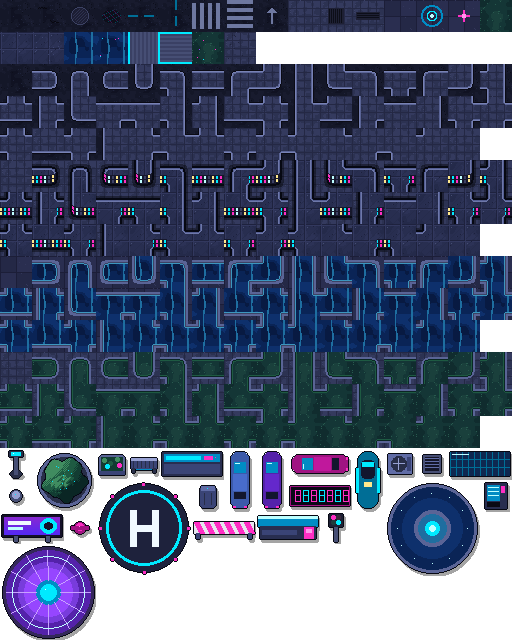
#> input picture tools/tilesets/city.png, 512 x 640 px
$ python pixelize_gen.py tilesets/city.png out.png 100 100
#> lines starting #> are read from the running program, lines starting #| are printed output that depends on the picture; after the words box and inside, x2 and y2 are one past the last pixel; in counts of white or black regions, pixels touching at a corner belong together
#> in pixelize, raw is the input picture: PIL image 512x640 RGBA; mean R, G, B, A 30.7, 42.3, 68, 200.4
#!/usr/bin/env python3
"""Downscale Cursor GenerateImage output to game-ready PNGs with alpha.

Usage:
  python3 tools/pixelize_gen.py SRC DST WIDTH HEIGHT
"""
from __future__ import annotations

import argparse
import sys
from pathlib import Path

from PIL import Image


def _is_bg(r: int, g: int, b: int) -> bool:
    if r < 18 and g < 18 and b < 18:
        return True
    if abs(r - g) < 12 and abs(g - b) < 12:
        if 90 <= r <= 210:
            return True
        if r > 235:
            return True
    return False


def remove_bg(im: Image.Image) -> Image.Image:
    im = im.convert("RGBA")
    px = im.load()
    w, h = im.size
#> w = 512; h = 640
    for y in range(h):
        for x in range(w):
            r, g, b, a = px[x, y]
            if _is_bg(r, g, b):
                px[x, y] = (0, 0, 0, 0)
    for cx, cy in ((0, 0), (w - 1, 0), (0, h - 1), (w - 1, h - 1)):
        _flood_clear(im, cx, cy)
#> this loop made 4 passes
#> (r0 in _flood_clear, g0 in _flood_clear, b0 in _flood_clear, a0 in _flood_clear) on passes 1 to 4: (24, 27, 46, 255), (16, 44, 46, 255), (0, 0, 0, 0), (0, 0, 0, 0)
    return im


def _flood_clear(im: Image.Image, sx: int, sy: int) -> None:
    px = im.load()
    w, h = im.size
    r0, g0, b0, a0 = px[sx, sy]
    if a0 == 0:
        return
    if not _is_bg(r0, g0, b0) and a0 > 200:
        return
    stack = [(sx, sy)]
    seen: set[tuple[int, int]] = set()
    while stack:
        x, y = stack.pop()
        if (x, y) in seen or x < 0 or y < 0 or x >= w or y >= h:
            continue
        seen.add((x, y))
        r, g, b, a = px[x, y]
        if a == 0:
            continue
        if not _is_bg(r, g, b) and a > 40 and (abs(r - r0) + abs(g - g0) + abs(b - b0) > 48):
            continue
        px[x, y] = (0, 0, 0, 0)
        stack.extend(((x + 1, y), (x - 1, y), (x, y + 1), (x, y - 1)))


def content_bbox(im: Image.Image) -> tuple[int, int, int, int]:
    alpha = im.split()[-1]
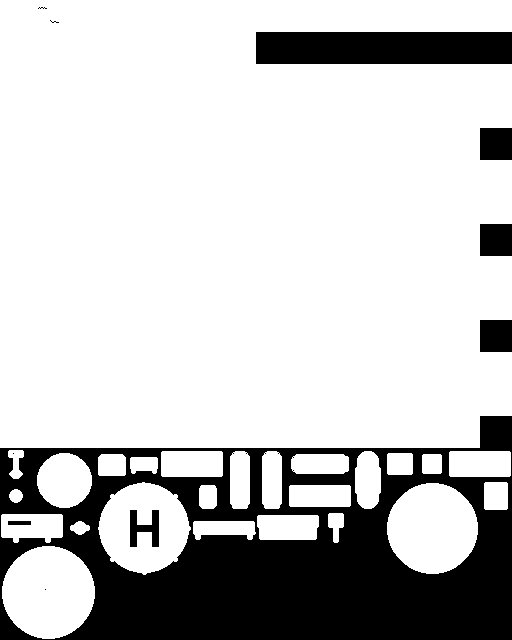
#> alpha: PIL image 512x640 L; 78% white; 11 black regions (4 under 20 px), largest, box (x1, y1, x2, y2) and area: (0, 416, 512, 640) 60208, (256, 32, 512, 64) 8192, (480, 128, 512, 160) 1024
    return alpha.getbbox() or (0, 0, im.width, im.height)


def pixelize(src: Path, dst: Path, width: int, height: int, pad: float = 0.06) -> None:
    raw = Image.open(src).convert("RGBA")
    cut = remove_bg(raw)
    box = content_bbox(cut)
#> box = (0, 0, 512, 639)
    subject = cut.crop(box)
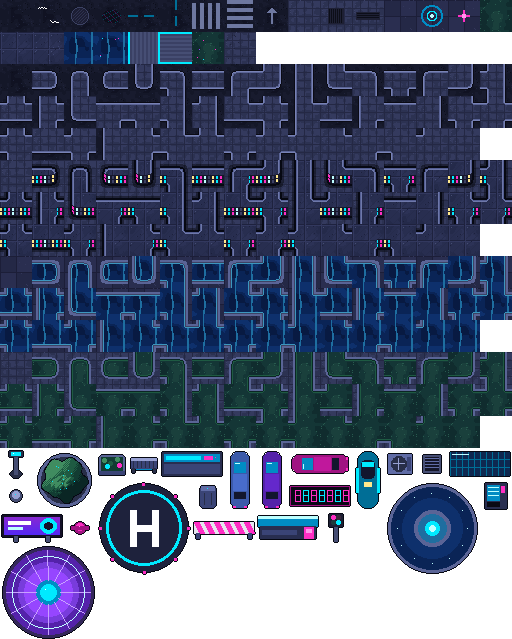
#> subject: PIL image 512x639 RGBA; mean R, G, B, A 30.2, 41.8, 67.5, 199.1; transparent parts drawn white
    max_w = max(1, int(width * (1 - 2 * pad)))
    max_h = max(1, int(height * (1 - 2 * pad)))
    # Soft fit then nearest snap for chunky pixels.
    subject = subject.resize((max_w * 4, max_h * 4), Image.Resampling.LANCZOS)
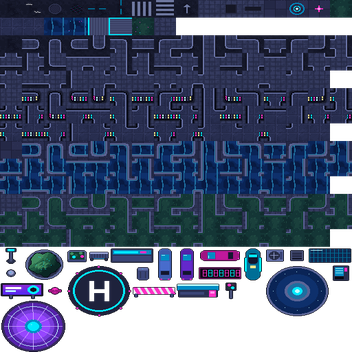
#> subject: PIL image 352x352 RGBA; mean R, G, B, A 31.4, 42.9, 69.3, 199.1; transparent parts drawn white
    subject = subject.resize((max_w, max_h), Image.Resampling.NEAREST)
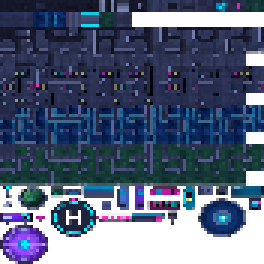
#> subject: PIL image 88x88 RGBA (shown 3 times larger); mean R, G, B, A 30.5, 42.4, 68.4, 198.4; transparent parts drawn white
    out = Image.new("RGBA", (width, height), (0, 0, 0, 0))
#> out: PIL image 100x100 RGBA; every value is 0
    ox = (width - subject.width) // 2
#> ox = 6
    oy = (height - subject.height) // 2
#> oy = 6
    out.paste(subject, (ox, oy), subject)
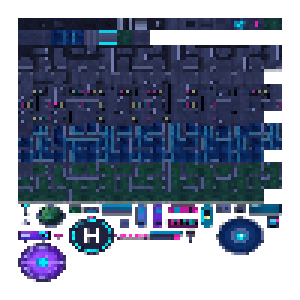
#> out: PIL image 100x100 RGBA (shown 3 times larger); mean R, G, B, A 23.1, 32.4, 52, 152.5; transparent parts drawn white
    dst.parent.mkdir(parents=True, exist_ok=True)
    out.save(dst, "PNG")
    print(f"Wrote {dst} ({width}x{height})")


def main() -> int:
    ap = argparse.ArgumentParser()
    ap.add_argument("src")
    ap.add_argument("dst")
    ap.add_argument("width", type=int)
    ap.add_argument("height", type=int)
    args = ap.parse_args()
    pixelize(Path(args.src), Path(args.dst), args.width, args.height)
    return 0


if __name__ == "__main__":
    sys.exit(main())
#> (the program exits here)

$ run again, on tools/tilesets/cyberpunk.png
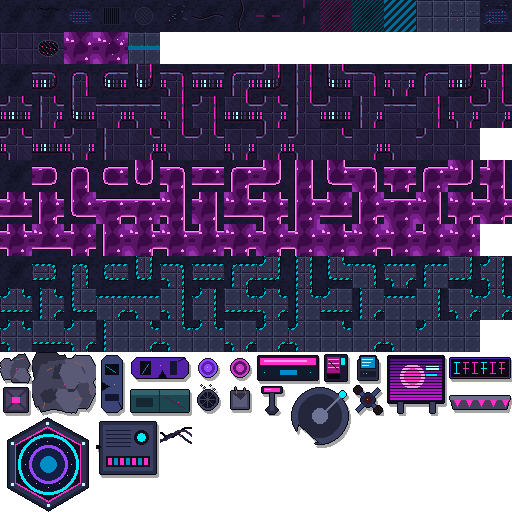
#> input picture tools/tilesets/cyberpunk.png, 512 x 512 px
#> in pixelize, raw is the input picture: PIL image 512x512 RGBA; mean R, G, B, A 39.3, 27.8, 57.3, 192.3
#> the loop in remove_bg, `for cx, cy in ((0, 0), (w - 1, 0), (0, h - 1), (w - 1, h - 1)):` made 4 passes
#> (r0 in _flood_clear, g0 in _flood_clear, b0 in _flood_clear, a0 in _flood_clear) on passes 1 to 4: (25, 25, 47, 255), (25, 25, 47, 255), (0, 0, 0, 0), (0, 0, 0, 0)
#> in content_bbox, `alpha = im.split()[-1]`:
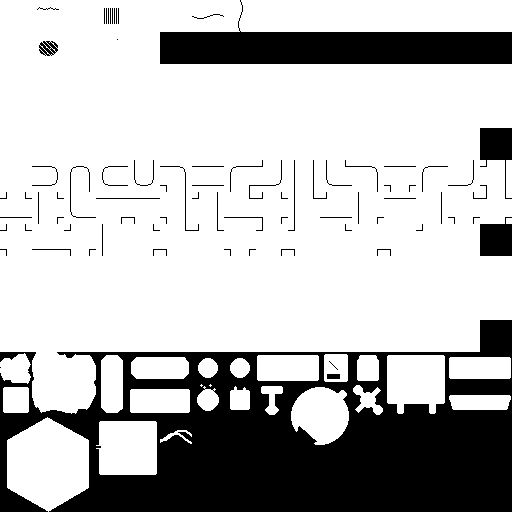
#> alpha: PIL image 512x512 L; 74% white; 75 black regions (35 under 20 px), largest, box (x1, y1, x2, y2) and area: (0, 320, 512, 512) 52359, (160, 0, 512, 64) 11296, (480, 128, 512, 199) 1082
#> box = (0, 0, 512, 512)
#> in pixelize, `out.paste(subject, (ox, oy), subject)`:
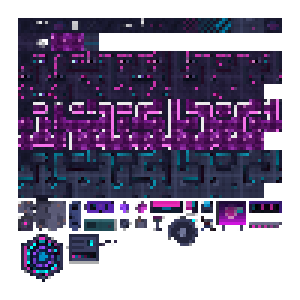
#> out: PIL image 100x100 RGBA (shown 3 times larger); mean R, G, B, A 30.9, 21.3, 44.3, 142.5; transparent parts drawn white
